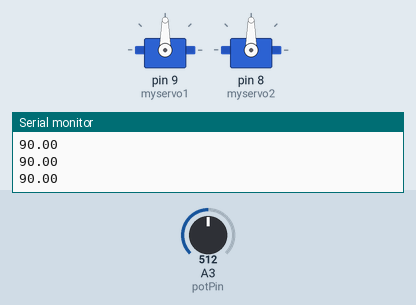
Bench run of a sketch on a simulated Arduino Uno, built with avr-gcc and run on an emulated ATmega328P. Parts: 2 × servo, the last lines printed to the serial monitor. The inputs (shaded band) are chosen by the test bench; at power-on: A3 (potPin) = 512.

Above: at 1.2 s.
1.3 s: A3 (potPin) set to 716
At 1.8 s:
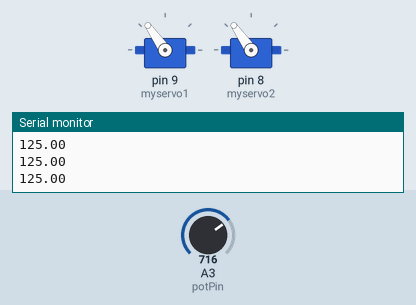
2.8 s: A3 (potPin) set to 900
At 3.4 s:
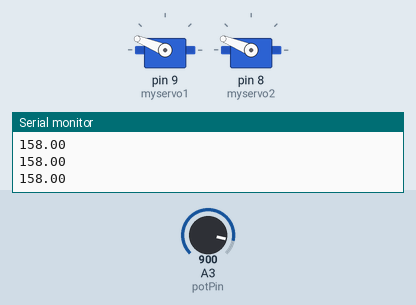
4.3 s: A3 (potPin) set to 1023
At 4.9 s:
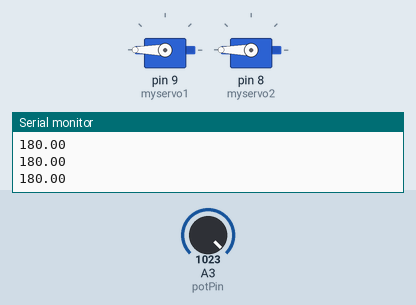
5.8 s: A3 (potPin) set to 306
At 6.5 s:
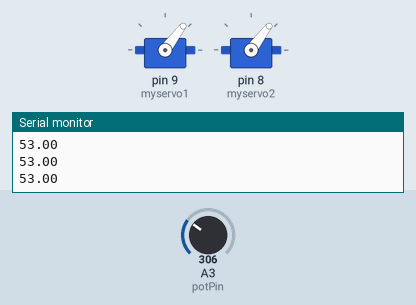
7.3 s: A3 (potPin) set to 122
At 8.0 s:
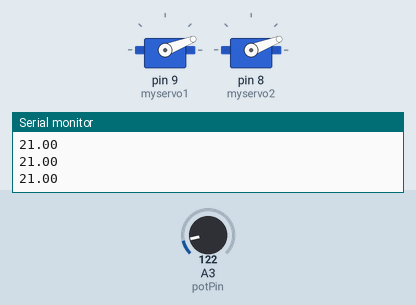
8.8 s: A3 (potPin) set to 0
At 9.6 s:
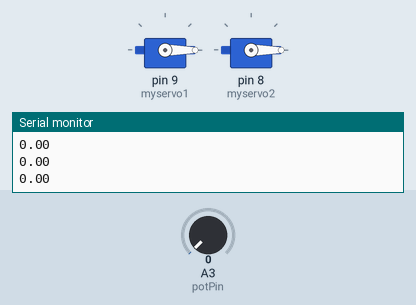
Timing chart, 0 to 11.3 s (numbered marks = the images above; inputs shaded):
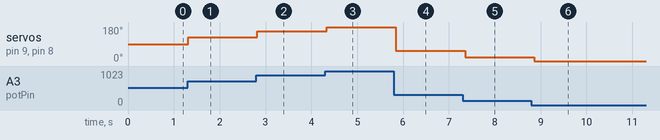

Measured:
- after the input at 1.3 s, servo on pin 9 (myservo1), servo on pin 8 (myservo2): 90° → 125° at once
- after the input at 2.8 s, servo on pin 9 (myservo1), servo on pin 8 (myservo2): 125° → 158° at once
- after the input at 4.3 s, servo on pin 9 (myservo1), servo on pin 8 (myservo2): 158° → 180° at once
- after the input at 5.8 s, servo on pin 9 (myservo1), servo on pin 8 (myservo2): 180° → 53° at once
- after the input at 7.3 s, servo on pin 9 (myservo1), servo on pin 8 (myservo2): 53° → 21° after 0.05 s
- after the input at 8.8 s, servo on pin 9 (myservo1), servo on pin 8 (myservo2): 21° → 0° after 0.06 s

The sketch:

sketch_mar22b.ino
```cpp
#include <Servo.h>

Servo myservo1;
Servo myservo2;
int potPin = 3;
void setup() {
  // put your setup code here, to run once:
  Serial.begin(9600);
  myservo1.attach(9);
  //myservo1.write(currentAngle);
  myservo2.attach(8);
  //myservo2.write(currentAngle);
}

void loop() {
  // put your main code here, to run repeatedly:
  int val;
  double volt;
  val = analogRead(potPin);

  volt = map(val,0,1023,0,180);
  myservo1.write(volt);
  myservo2.write(volt);
  //volt /= 100;
  Serial.println(volt);

  delay(100);
}


/*
#include <Servo.h>

Servo myservo;


int currentAngle = 150;

void setup() {
  Serial.begin(9600);
  myservo.attach(9);
  myservo.write(currentAngle);
}

void loop() {
  myservo.write(currentAngle);

  delay(1000);
}

*/


/*
#include <Wire.h>


long gyroX, gyroY, gyroZ;
float rotX, rotY, rotZ;
float deg;
void setup() {
  Serial.begin(9600);
  Wire.begin();
  setupMPU();
}


void loop() {
  float oldx = rotX;
  recordGyroRegisters();
  //Serial.print("Gyro (deg)");
  //Serial.print(" X=");
  rotX *= 0.1;
  if(rotX > 2 || rotX < -2){
    deg += rotX;
  }
  Serial.println(deg);
  delay(100);
}

void setupMPU(){
  Wire.beginTransmission(0b1101000); //This is the I2C address of the MPU (b1101000/b1101001 for AC0 low/high datasheet sec. 9.2)
  Wire.write(0x6B); //Accessing the register 6B - Power Management (Sec. 4.28)
  Wire.write(0b00000000); //Setting SLEEP register to 0. (Required; see Note on p. 9)
  Wire.endTransmission();
  Wire.beginTransmission(0b1101000); //I2C address of the MPU
  Wire.write(0x1B); //Accessing the register 1B - Gyroscope Configuration (Sec. 4.4)
  Wire.write(0x00000000); //Setting the gyro to full scale +/- 250deg./s
  Wire.endTransmission();
  Wire.beginTransmission(0b1101000); //I2C address of the MPU
  Wire.write(0x1C); //Accessing the register 1C - Acccelerometer Configuration (Sec. 4.5)
  Wire.write(0b00000000); //Setting the accel to +/- 2g
  Wire.endTransmission();
}


void recordGyroRegisters() {
  Wire.beginTransmission(0b1101000); //I2C address of the MPU
  Wire.write(0x43); //Starting register for Gyro Readings
  Wire.endTransmission();
  Wire.requestFrom(0b1101000,6); //Request Gyro Registers (43 - 48)
  while(Wire.available() < 6);
  gyroX = Wire.read()<<8|Wire.read(); //Store first two bytes into accelX
  gyroY = Wire.read()<<8|Wire.read(); //Store middle two bytes into accelY
  gyroZ = Wire.read()<<8|Wire.read(); //Store last two bytes into accelZ
  processGyroData();
}

void processGyroData() {
  rotX = gyroX / 131.0;
  rotY = gyroY / 131.0;
  rotZ = gyroZ / 131.0;
}
*/
```
